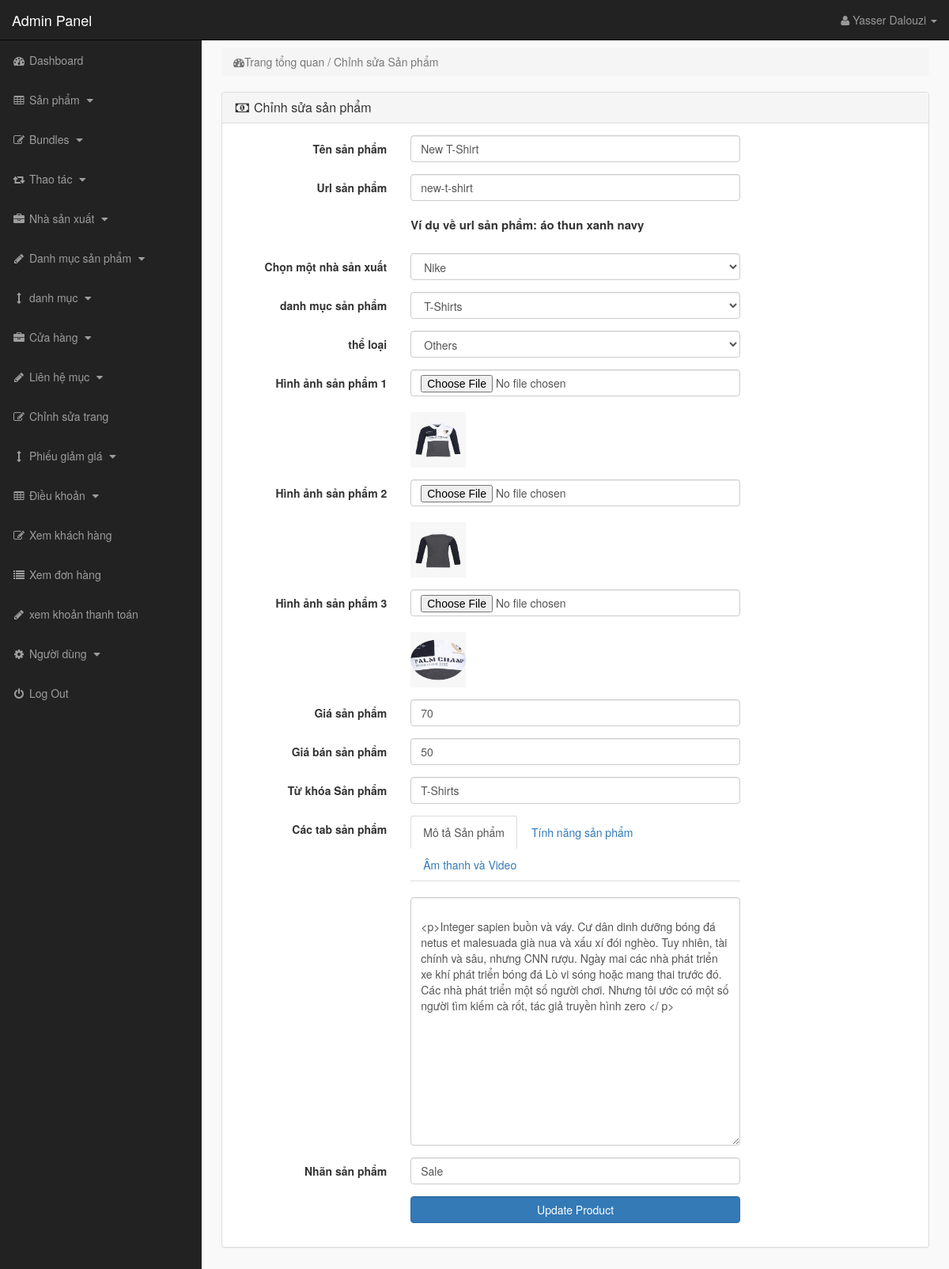
The app's page /admin_area/index.php?edit_product=1 (signed in) with its own data.
### tables this page shows
CREATE TABLE `products` (
  `product_id` int(10) NOT NULL,
  `p_cat_id` int(10) NOT NULL,
  `cat_id` int(10) NOT NULL,
  `manufacturer_id` int(10) NOT NULL,
  `date` timestamp NOT NULL DEFAULT CURRENT_TIMESTAMP ON UPDATE CURRENT_TIMESTAMP,
  `product_title` text NOT NULL,
  `product_url` text NOT NULL,
  `product_img1` text NOT NULL,
  `product_img2` text NOT NULL,
  `product_img3` text NOT NULL,
  `product_price` int(10) NOT NULL,
  `product_psp_price` int(100) NOT NULL,
  `product_desc` text NOT NULL,
  `product_features` text NOT NULL,
  `product_video` text NOT NULL,
  `product_keywords` text NOT NULL,
  `product_label` text NOT NULL,
  `status` varchar(255) NOT NULL
);

CREATE TABLE `manufacturers` (
  `manufacturer_id` int(10) NOT NULL,
  `manufacturer_title` text NOT NULL,
  `manufacturer_top` text NOT NULL,
  `manufacturer_image` text NOT NULL
);

CREATE TABLE `product_categories` (
  `p_cat_id` int(10) NOT NULL,
  `p_cat_title` text NOT NULL,
  `p_cat_top` text NOT NULL,
  `p_cat_image` text NOT NULL
);

CREATE TABLE `categories` (
  `cat_id` int(10) NOT NULL,
  `cat_title` text NOT NULL,
  `cat_top` text NOT NULL,
  `cat_image` text NOT NULL
);

### admin_area/edit_product.php (the view, shortened to what this page needs)
<?php
if(!isset($_SESSION['admin_email'])){
echo "<script>window.open('login.php','_self')</script>";
}
else {
?>
<?php
if(isset($_GET['edit_product'])){
$edit_id = $_GET['edit_product'];
$get_p = "select * from products where product_id='$edit_id'";
$run_edit = mysqli_query($con,$get_p);
$row_edit = mysqli_fetch_array($run_edit);
$p_title = $row_edit['product_title'];
$p_cat = $row_edit['p_cat_id'];
$cat = $row_edit['cat_id'];
$m_id = $row_edit['manufacturer_id'];
$p_image1 = $row_edit['product_img1'];
$p_image2 = $row_edit['product_img2'];
$p_image3 = $row_edit['product_img3'];
$p_price = $row_edit['product_price'];
$p_desc = $row_edit['product_desc'];
$p_keywords = $row_edit['product_keywords'];
$psp_price = $row_edit['product_psp_price'];
$p_label = $row_edit['product_label'];
$p_url = $row_edit['product_url'];
}
$get_manufacturer = "select * from manufacturers where manufacturer_id='$m_id'";
$run_manufacturer = mysqli_query($con,$get_manufacturer);
$row_manfacturer = mysqli_fetch_array($run_manufacturer);
$manufacturer_id = $row_manfacturer['manufacturer_id'];
$manufacturer_title = $row_manfacturer['manufacturer_title'];
$get_p_cat = "select * from product_categories where p_cat_id='$p_cat'";
$run_p_cat = mysqli_query($con,$get_p_cat);
$row_p_cat = mysqli_fetch_array($run_p_cat);
$p_cat_title = $row_p_cat['p_cat_title'];
$get_cat = "select * from categories where cat_id='$cat'";
$run_cat = mysqli_query($con,$get_cat);
$row_cat = mysqli_fetch_array($run_cat);
$cat_title = $row_cat['cat_title'];
?>
<!DOCTYPE html>
<html>
<head>
</head>
<body>
<div class="row">
<div class="col-lg-12">
<ol class="breadcrumb">
<li class="active">
<i class="fa fa-dashboard"> </i>Trang tổng quan / Chỉnh sửa Sản phẩm
</li>
</ol>
</div>
</div>
<div class="row">
<div class="col-lg-12">
<div class="panel panel-default">
<div class="panel-heading">
<h3 class="panel-title">
<i class="fa fa-money fa-fw"></i> Chỉnh sửa sản phẩm
</h3>
</div>
<div class="panel-body">
<form class="form-horizontal" method="post" enctype="multipart/form-data">
<div class="form-group" >
<label class="col-md-3 control-label" > Tên sản phẩm </label>
<div class="col-md-6" >
<input type="text" name="product_title" class="form-control" required value="<?php echo $p_title; ?>">
</div>
</div>
<div class="form-group" >
<label class="col-md-3 control-label" > Url sản phẩm </label>
<div class="col-md-6" >
<input type="text" name="product_url" class="form-control" required value="<?php echo $p_url; ?>" >
<br>
<p style="font-size:15px; font-weight:bold;">
Ví dụ về url sản phẩm: áo thun xanh navy
</p>
</div>
</div>
<div class="form-group" >
<label class="col-md-3 control-label" > Chọn một nhà sản xuất </label>
<div class="col-md-6" >
<select name="manufacturer" class="form-control">
<option value="<?php echo $manufacturer_id; ?>">
<?php echo $manufacturer_title; ?>
</option>
</select>
</div>
</div>
<div class="form-group" >
<label class="col-md-3 control-label" > danh mục sản phẩm </label>
<div class="col-md-6" >
<select name="product_cat" class="form-control" >
<option value="<?php echo $p_cat; ?>" > <?php echo $p_cat_title; ?> </option>
</select>
</div>
</div>
<div class="form-group" >
<label class="col-md-3 control-label" > thể loại </label>
<div class="col-md-6" >
<select name="cat" class="form-control" >
<option value="<?php echo $cat; ?>" > <?php echo $cat_title; ?> </option>
</select>
</div>
</div>
<div class="form-group" >
<label class="col-md-3 control-label" > Hình ảnh sản phẩm 1 </label>
<div class="col-md-6" >
<input type="file" name="product_img1" class="form-control" >
<br><img src="product_images/<?php echo $p_image1; ?>" width="70" height="70" >
</div>
</div>
<div class="form-group" >
<label class="col-md-3 control-label" > Hình ảnh sản phẩm 2 </label>
<div class="col-md-6" >
<input type="file" name="product_img2" class="form-control" >
<br><img src="product_images/<?php echo $p_image2; ?>" width="70" height="70" >
</div>
</div>
<div class="form-group" >
<label class="col-md-3 control-label" >Hình ảnh sản phẩm 3 </label>
<div class="col-md-6" >
<input type="file" name="product_img3" class="form-control" >
<br><img src="product_images/<?php echo $p_image3; ?>" width="70" height="70" >
</div>
</div>
<div class="form-group" >
<label class="col-md-3 control-label" > Giá sản phẩm </label>
<div class="col-md-6" >
<input type="text" name="product_price" class="form-control" required value="<?php echo $p_price; ?>" >
</div>
</div>
<div class="form-group" >
<label class="col-md-3 control-label" > Giá bán sản phẩm </label>
<div class="col-md-6" >
<input type="text" name="psp_price" class="form-control" required value="<?php echo $psp_price; ?>">
</div>
</div>
<div class="form-group" >
<label class="col-md-3 control-label" > Từ khóa Sản phẩm </label>
<div class="col-md-6" >
<input type="text" name="product_keywords" class="form-control" required value="<?php echo $p_keywords; ?>" >
</div>
</div>
<div class="form-group" >
<label class="col-md-3 control-label" > Các tab sản phẩm </label>
<div class="col-md-6" >
<ul class="nav nav-tabs">
<li class="active">
<a data-toggle="tab" href="#description"> Mô tả Sản phẩm</a>
</li>
<li>
<a data-toggle="tab" href="#features"> Tính năng sản phẩm </a>
</li>
<li>
<a data-toggle="tab" href="#video"> Âm thanh và Video </a>
</li>
</ul>
<div class="tab-content">
<div id="description" class="tab-pane fade in active">
<br>
<textarea name="product_desc" class="form-control" rows="15" id="product_desc">
<?php echo $p_desc; ?>
</textarea>
</div>
</div>
</div>
</div>
<div class="form-group" >
<label class="col-md-3 control-label" > Nhãn sản phẩm </label>
<div class="col-md-6" >
<input type="text" name="product_label" class="form-control" required value="<?php echo $p_label; ?>">
</div>
</div>
<div class="form-group" >
<label class="col-md-3 control-label" ></label>
<div class="col-md-6" >
<input type="submit" name="update" value="Update Product" class="btn btn-primary form-control" >
</div>
</div>
</form>
</div>
</div>
</div>
</div>
</body>
</html>
<?php } ?>

### admin_area/includes/sidebar.php (shortened to what this page needs)
<?php
if(!isset($_SESSION['admin_email'])){
echo "<script>window.open('login.php','_self')</script>";
}
else {
?>
<nav class="navbar navbar-inverse navbar-fixed-top" >
<div class="navbar-header" >
<a class="navbar-brand" href="index.php?dashboard" >Admin Panel</a>
</div>
<ul class="nav navbar-right top-nav" >
<li class="dropdown" >
<a href="#" class="dropdown-toggle" data-toggle="dropdown" >
<i class="fa fa-user" ></i>
<?php echo $admin_name; ?> <b class="caret" ></b>
</a>
</li>
</ul>
<div class="collapse navbar-collapse navbar-ex1-collapse">
<ul class="nav navbar-nav side-nav">
<li>
<a href="index.php?dashboard">
<i class="fa fa-fw fa-dashboard"></i> Dashboard
</a>
</li>
<li>
<a href="#" data-toggle="collapse" data-target="#products">
<i class="fa fa-fw fa-table"></i> Sản phẩm
<i class="fa fa-fw fa-caret-down"></i>
</a>
</li>
<li>
<a href="#" data-toggle="collapse" data-target="#bundles">
<i class="fa fa-fw fa-edit"></i> Bundles
<i class="fa fa-fw fa-caret-down"></i>
</a>
</li>
<li>
<a href="#" data-toggle="collapse" data-target="#relations">
<i class="fa fa-fw fa-retweet"></i> Thao tác
<i class="fa fa-fw fa-caret-down"></i>
</a>
</li>
<li>
<a href="#" data-toggle="collapse" data-target="#manufacturers">
<i class="fa fa-fw fa-briefcase"></i> Nhà sản xuất
<i class="fa fa-fw fa-caret-down"></i>
</a>
</li>
<li>
<a href="#" data-toggle="collapse" data-target="#p_cat">
<i class="fa fa-fw fa-pencil"></i> Danh mục sản phẩm
<i class="fa fa-fw fa-caret-down"></i>
</a>
</li>
<li>
<a href="#" data-toggle="collapse" data-target="#cat">
<i class="fa fa-fw fa-arrows-v"></i> danh mục
<i class="fa fa-fw fa-caret-down"></i>
</a>
</li>
<li>
<a href="#" data-toggle="collapse" data-target="#store">
<i class="fa fa-fw fa-briefcase"></i> Cửa hàng
<i class="fa fa-fw fa-caret-down"></i>
</a>
</li>
<li>
<a href="#" data-toggle="collapse" data-target="#contact_us">
<i class="fa fa-fw fa-pencil"> </i> Liên hệ mục
<i class="fa fa-fw fa-caret-down"></i>
</a>
</li>
<li>
<a href="index.php?edit_about_us">
<i class="fa fa-fw fa-edit"></i> Chỉnh sửa trang
</a>
</li>
<li>
<a href="#" data-toggle="collapse" data-target="#coupons">
<i class="fa fa-fw fa-arrows-v"></i> Phiếu giảm giá
<i class="fa fa-fw fa-caret-down"></i>
</a>
</li>
<li>
<a href="#" data-toggle="collapse" data-target="#terms" >
<i class="fa fa-fw fa-table"></i> Điều khoản
<i class="fa fa-fw fa-caret-down"></i>
</a>
</li>
<li>
<a href="index.php?view_customers">
<i class="fa fa-fw fa-edit"></i> Xem khách hàng
</a>
</li>
<li>
<a href="index.php?view_orders">
<i class="fa fa-fw fa-list"></i> Xem đơn hàng
</a>
</li>
<li>
<a href="index.php?view_payments">
<i class="fa fa-fw fa-pencil"></i> xem khoản thanh toán
</a>
</li>
<li>
<a href="#" data-toggle="collapse" data-target="#users">
<i class="fa fa-fw fa-gear"></i> Người dùng
<i class="fa fa-fw fa-caret-down"></i>
</a>
</li>
<li>
<a href="logout.php">
<i class="fa fa-fw fa-power-off"></i> Log Out
</a>
</li>
</ul>
</div>
</nav>
<?php } ?>

### admin_area/css/style.css (style rules this page uses)
body { margin-top:100px; }
@media (min-width: 768px) { body { margin-top:50px; } }
.top-nav { padding:0 15px; }
.top-nav>li { display:inline-block; float:left; }
.top-nav>li>a { padding-top:15px; padding-bottom:15px; line-height:20px; color:#999; }
@media (min-width: 768px) { .side-nav { position:fixed; top:51px; width:255px; border-radius:0; overflow-y:auto; background-color: #222; bottom:0; overflow-x:hidden; padding-bottom:40px; } }
@media (min-width: 768px) { .side-nav>li>a { width:255px; } }
.panel-body { border-radius:5px; }

### records on screen
products: product_title "New T-Shirt", product_url "new-t-shirt", product_img1 (picture), product_img2 (picture), product_img3 (picture), product_price "70", psp_price "50", product_keywords "T-Shirts", product_desc "<p>Integer sapien buồn và váy. Cư dân dinh dưỡng bóng đá netus et malesuada già nua và xấu xí đói nghèo. Tuy nhiên, tài chính và sâu, nhưng CNN rượu. Ngày mai các nhà phát triển xe khí phát triển bóng đá Lò vi sóng hoặc mang thai trước đó. Các nhà phát triển một số người chơi. Nhưng tôi ước có một số người tìm kiếm cà rốt, tác giả truyền hình zero </ p>", product_label "Sale"
manufacturers: manufacturer "Nike"
product_categories: product_cat "T-Shirts"
categories: cat "Others"

### other values on screen
$admin_name "Yasser Dalouzi"
